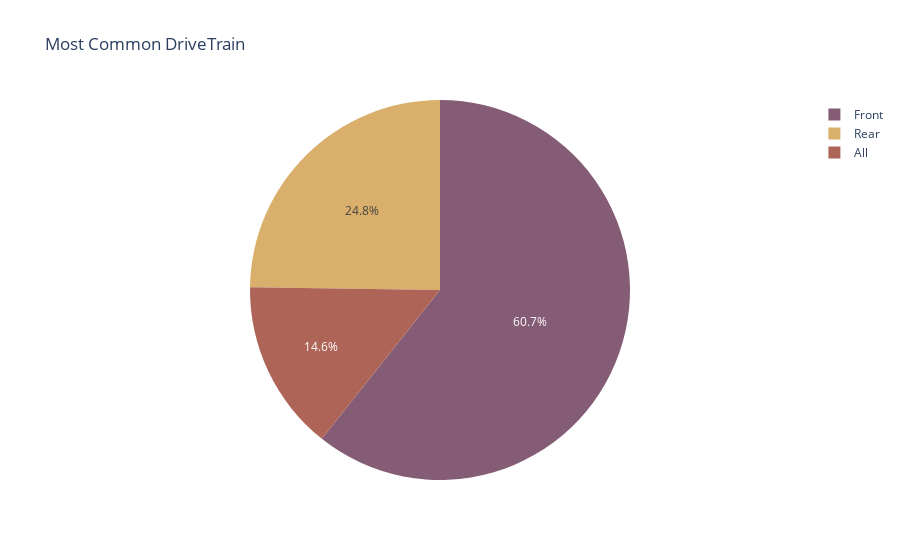

The notebook cell this image was saved under:
### Code cell
px.pie(data_frame=cars, names='DriveTrain',color_discrete_sequence= px.colors.qualitative.Antique,title=' Most Common DriveTrain')

### Figure 1 — Plotly figure (JSON) as saved in the notebook; plotly's stock layout.template omitted (floating-point values rounded to 4 significant figures; data arrays with more than 128 entries replaced by an {"elided": "..."} marker saying what was removed)
{"data": [{"domain": {"x": [0, 1], "y": [0, 1]}, "hovertemplate": "DriveTrain=%{label}<extra></extra>", "labels": {"elided": "323 str values"}, "legendgroup": "", "name": "", "showlegend": true, "type": "pie"}], "layout": {"legend": {"tracegroupgap": 0}, "piecolorway": ["rgb(133, 92, 117)", "rgb(217, 175, 107)", "rgb(175, 100, 88)", "rgb(115, 111, 76)", "rgb(82, 106, 131)", "rgb(98, 83, 119)", "rgb(104, 133, 92)", "rgb(156, 156, 94)", "rgb(160, 97, 119)", "rgb(140, 120, 93)", "rgb(124, 124, 124)"], "title": {"text": " Most Common DriveTrain"}}}
